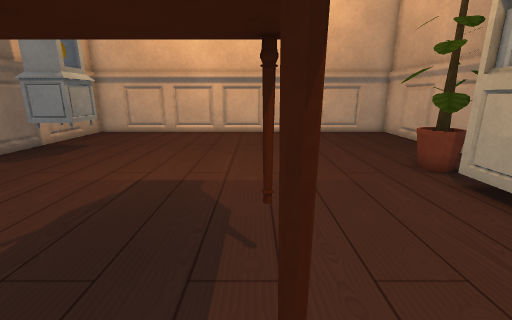
View 1 (above)

12 first-person views from a walk through a scene from a Unity 3-D project. The camera is 1.2 m above the floor, tilts 14° down and sees 90° across. The floor is counted in squares, 0.5 m on a side. Each view is taken from the middle of a square. On the plan, view 1 faces up. The plan holds only what a view shows up to about 17 squares ahead; the rest is blank. The player character is not drawn. Some surface patterns are stand-ins.

View 2
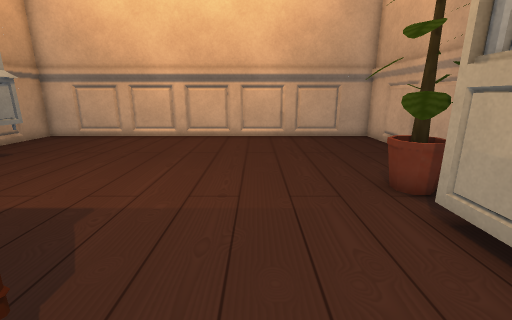

View 3
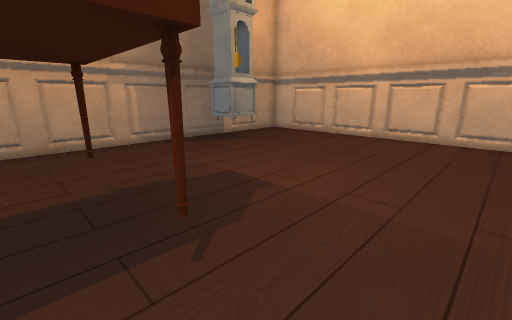

View 4
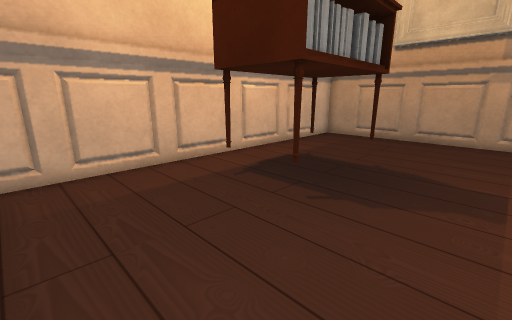

View 5
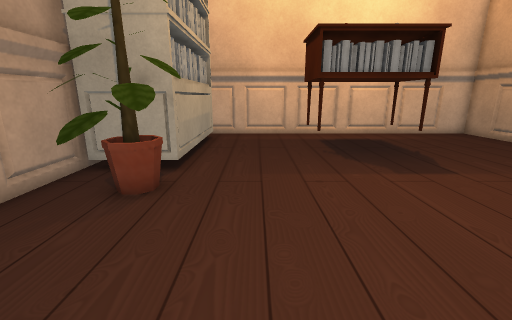

View 6
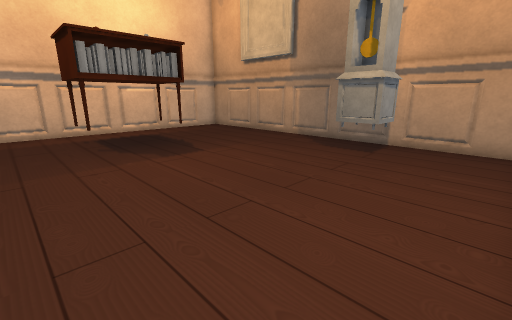

View 7
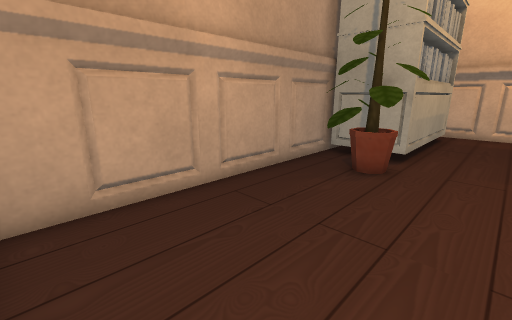

View 8
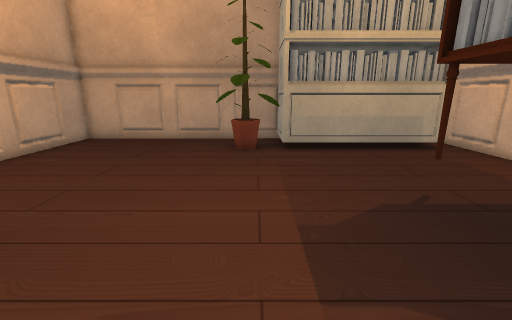

View 9
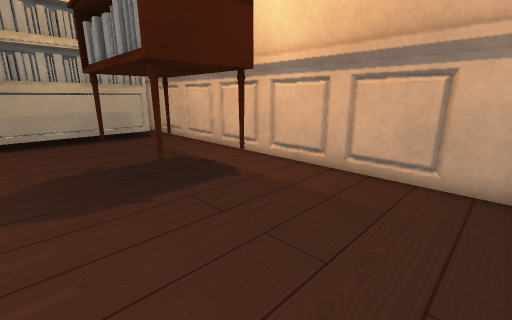

View 10
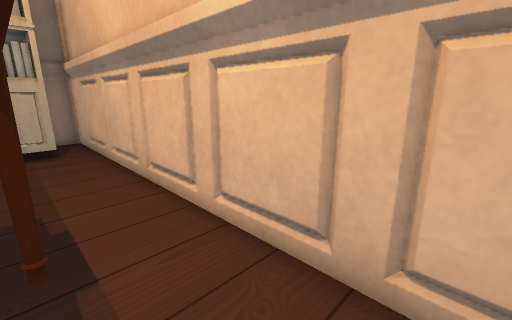

View 11
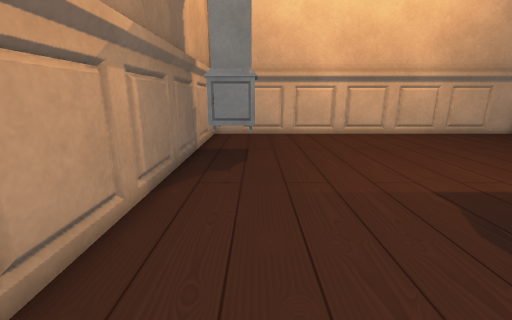

View 12
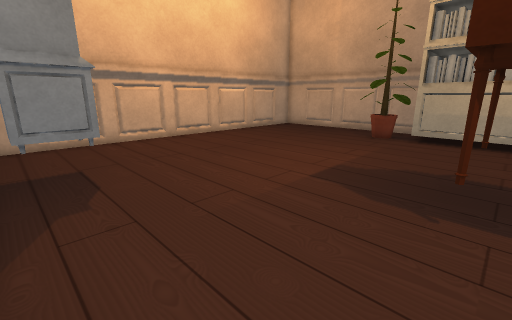

### Floor plan
Key: @ floor where view 1 was taken; # wall or solid block; . floor; = window, fence, low wall or low ledge; T thing the floor can be seen under or through; O other object.
Columns run from 11 left of view 1 to 9 right of it. Each row starts with its distance up from view 1.
 18 #####################
 17 #...................#
 16 #...................#
 15 #...................#
 14 #...................#
 13 #OOO................#
 12 #OOO................#
 11 #OOO................#
 10 #...................#
  9 #...............#O=.#
  8 #...............OO=.#
  7 #................O O#
  6 #................OOO#
  5 #................OOO
  4 #.....TTTTTT.....OOO
  3 #.....TT   T.....OOO
  2 #.....T    T.....OOO
  1 #.....TT   T.....OOO
  0 #..........@.....OOO
 -1 #...................#
 -2 #####################

Where each view was taken, in squares from view 1:
view 1: 0 up, 0 right, facing up
view 2: 2 up, 2 right, facing up
view 3: 2 up, 3 right, facing up-left
view 4: 7 up, 5 right, facing down-left
view 5: 15 up, 3 right, facing down
view 6: 17 up, 3 right, facing down-left
view 7: 17 up, 3 right, facing down-right
view 8: 8 up, 6 left, facing right
view 9: 6 up, 10 left, facing down-right
view 10: 1 up, 7 left, facing down-right
view 11: 1 up, 8 left, facing up
view 12: 3 up, 10 left, facing up-right
